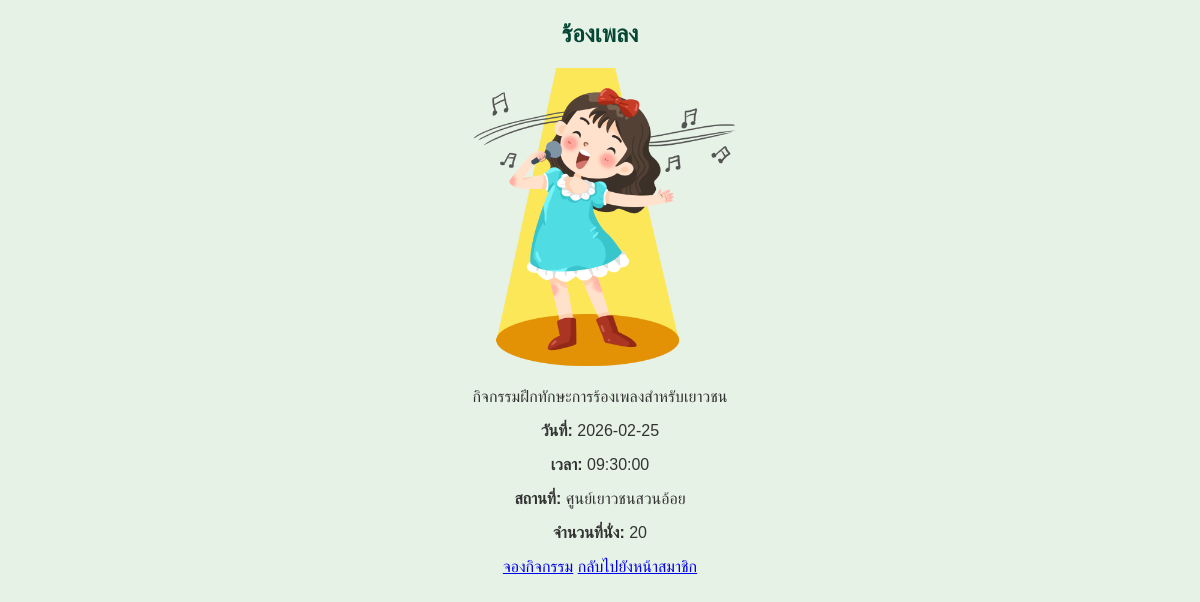
Screenshot of /activity-detail.php?activity_id=1 (signed in) with the database file from the repository.
### tables this page shows
CREATE TABLE `activities` (
  `id` int(11) NOT NULL,
  `title` varchar(255) NOT NULL,
  `description` text NOT NULL,
  `image` varchar(255) DEFAULT NULL,
  `date` date NOT NULL,
  `time` time NOT NULL,
  `location` varchar(255) NOT NULL,
  `capacity` int(11) NOT NULL,
  `created_at` timestamp NOT NULL DEFAULT current_timestamp(),
  `updated_at` timestamp NOT NULL DEFAULT current_timestamp() ON UPDATE current_timestamp()
);

### activity-detail.php (the view, shortened to what this page needs)
<?php
include("connect.php");
if (isset($_GET['activity_id'])) {
    $activity_id = $_GET['activity_id'];
    $sql = "SELECT * FROM activities WHERE id = ?";
    $stmt = $conn->prepare($sql);
    $stmt->bind_param("i", $activity_id);
    $stmt->execute();
    $result = $stmt->get_result();
    if ($result->num_rows > 0) {
        $activity = $result->fetch_assoc();
    } else {
        echo "ไม่พบกิจกรรม";
        exit();
    }
} else {
    echo "ไม่ได้ระบุ ID กิจกรรม";
    exit();
}
?>
<!DOCTYPE html>
<html lang="en">
<head>
    <link rel="stylesheet" href="styles.css">
</head>
<body>
    <center>
    <div class="container">
        <h2><?php echo $activity['title']; ?></h2>
        <img src="<?php echo $activity['image']; ?>" alt="<?php echo $activity['title']; ?>" style="max-width: 300px;">
        <p><?php echo $activity['description']; ?></p>
        <p><strong>วันที่:</strong> <?php echo $activity['date']; ?></p>
        <p><strong>เวลา:</strong> <?php echo $activity['time']; ?></p>
        <p><strong>สถานที่:</strong> <?php echo $activity['location']; ?></p>
        <p><strong>จำนวนที่นั่ง:</strong> <?php echo $activity['capacity']; ?></p>
        <a href="process-booking.php?activity_id=<?php echo $activity['id']; ?>">จองกิจกรรม</a>
        <a href="member.php">กลับไปยังหน้าสมาชิก</a>
    </div>
</body>
</html>

### styles.css (style rules this page uses)
body { font-family: 'Prompt', sans-serif; background-color: #e6f2e6; color: #333; margin: 0; padding: 0; }
h2, h3 { text-align: center; color: #064635; }

### rows the page displays
activities: title "ร้องเพลง", image (picture), description "กิจกรรมฝึกทักษะการร้องเพลงสำหรับเยาวชน", date "2026-02-25", time "09:30:00", location "ศูนย์เยาวชนสวนอ้อย", capacity "20"
